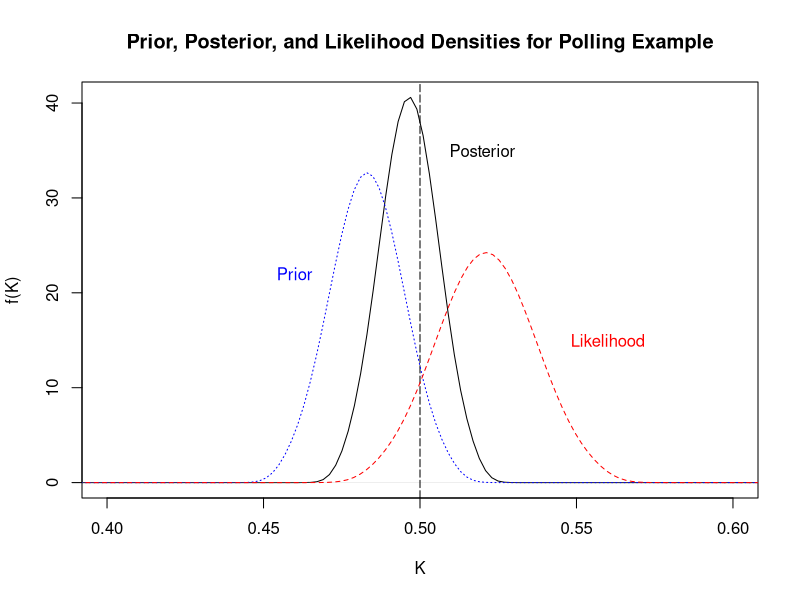

Here is the R script that generated this plot:
## ---- chunk 1
library(knitr)
opts_knit$set(root.dir='../../')
getwd()
## ---- chunk 2
K <- seq(0,1, .01)

posterior <- qbeta(K, 1498, 1519)
prior <- qbeta(K, 942, 1008)
likelihood <- qbeta(K, 557, 512)
plot(density(posterior), xlim=c(.4,.6),
     main='Prior, Posterior, and Likelihood Densities for Polling Example',
     ylab='f(K)', xlab='K')
abline(v=.5, lty=17)
lines(density(prior), col='blue', lty=15 )
lines(density(likelihood), col='red', lty=20)
text(.56, 15, "Likelihood", col='red')
text(.52, 35, "Posterior", col='black')
text(.46, 22, "Prior", col='blue')
